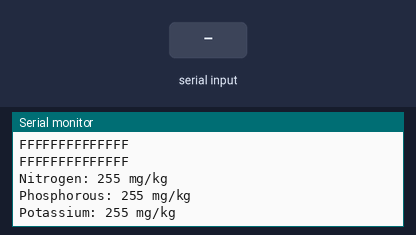
A sketch run on a simulated Arduino Uno, built with avr-gcc and run on an emulated ATmega328P. Parts: the last lines printed to the serial monitor. The inputs (shaded band) are chosen by the test bench. The local clock reads 2024-03-15 10:24:30 at power-on unless the sketch sets it; storage starts empty.

Above: at 1.2 s.
1.3 s: "1" received over the second serial link
At 3.06 s:
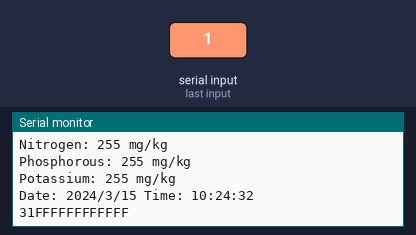
4.3 s: "0" received over the second serial link
At 5.2 s:
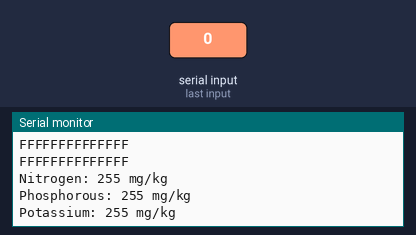
5.8 s: "2" received over the second serial link
At 6.15 s:
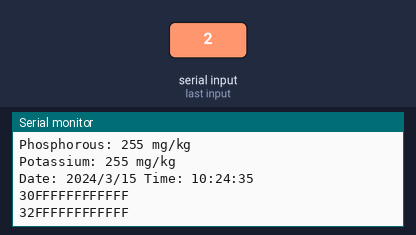
Timing chart, 0 to 8.8 s (numbered marks = the images above; inputs shaded):
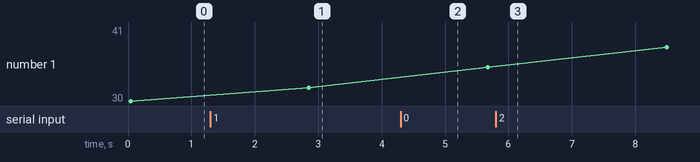

The sketch:

npk_azzah.ino
```cpp
#include <Wire.h>
#include <RTClib.h>
#include <SD.h>
#include <SoftwareSerial.h>

RTC_DS3231 rtc;
const int chipSelect = 10;
File dataFile;

#define RE 7
#define DE 6

const byte nitro[] = {0x01, 0x03, 0x00, 0x1e, 0x00, 0x01, 0xe4, 0x0c};
const byte phos[] = {0x01, 0x03, 0x00, 0x1f, 0x00, 0x01, 0xb5, 0xcc};
const byte pota[] = {0x01, 0x03, 0x00, 0x20, 0x00, 0x01, 0x85, 0xc0};
byte values[11];
SoftwareSerial mod(2, 3);

void setup() {
  Serial.begin(9600);
  mod.begin(9600);
  pinMode(RE, OUTPUT);
  pinMode(DE, OUTPUT);

  // Set the RTC to the desired date and time
  rtc.begin();
  //rtc.adjust(DateTime(__DATE__, __TIME__)); // Replace with the correct date and time

  // Initialize the SD card
  Serial.print("Initializing SD card...");
  if (!SD.begin(chipSelect)) {
    Serial.println("Initialization failed!");
    while (1);
  }
  Serial.println("Initialization done.");
}

void loop() {
  DateTime now = rtc.now();

  // Print date and time to Serial Monitor
  Serial.print("Date: ");
  Serial.print(now.year(), DEC);
  Serial.print('/');
  Serial.print(now.month(), DEC);
  Serial.print('/');
  Serial.print(now.day(), DEC);
  Serial.print(" Time: ");
  Serial.print(now.hour(), DEC);
  Serial.print(':');
  Serial.print(now.minute(), DEC);
  Serial.print(':');
  Serial.print(now.second(), DEC);
  Serial.println();

  byte val1, val2, val3;
  val1 = nitrogen();
  delay(250);
  val2 = phosphorous();
  delay(250);
  val3 = potassium();
  delay(250);

  Serial.print("Nitrogen: ");
  Serial.print(val1);
  Serial.println(" mg/kg");
  Serial.print("Phosphorous: ");
  Serial.print(val2);
  Serial.println(" mg/kg");
  Serial.print("Potassium: ");
  Serial.print(val3);
  Serial.println(" mg/kg");
  delay(2000);

  // Log data to SD card
  logDataToSDCard(now, val1, val2, val3);
}

byte nitrogen() {
  digitalWrite(DE, HIGH);
  digitalWrite(RE, HIGH);
  delay(10);
  if (mod.write(nitro, sizeof(nitro)) == 8) {
    digitalWrite(DE, LOW);
    digitalWrite(RE, LOW);
    for (byte i = 0; i < 7; i++) {
      values[i] = mod.read();
      Serial.print(values[i], HEX);
    }
    Serial.println();
  }
  return values[4];
}

byte phosphorous() {
  digitalWrite(DE, HIGH);
  digitalWrite(RE, HIGH);
  delay(10);
  if (mod.write(phos, sizeof(phos)) == 8) {
    digitalWrite(DE, LOW);
    digitalWrite(RE, LOW);
    for (byte i = 0; i < 7; i++) {
      values[i] = mod.read();
      Serial.print(values[i], HEX);
    }
    Serial.println();
  }
  return values[4];
}

byte potassium() {
  digitalWrite(DE, HIGH);
  digitalWrite(RE, HIGH);
  delay(10);
  if (mod.write(pota, sizeof(pota)) == 8) {
    digitalWrite(DE, LOW);
    digitalWrite(RE, LOW);
    for (byte i = 0; i < 7; i++) {
      values[i] = mod.read();
      Serial.print(values[i], HEX);
    }
    Serial.println();
  }
  return values[4];
}

void logDataToSDCard(DateTime now, byte val1, byte val2, byte val3) {
  dataFile = SD.open("DATALOG.txt", FILE_WRITE);
  if (dataFile) {
    dataFile.print(now.timestamp());
    dataFile.print(",");
    dataFile.print(now.hour(), DEC);
    dataFile.print(":");
    dataFile.print(now.minute(), DEC);
    dataFile.print(":");
    dataFile.print(now.second(), DEC);
    dataFile.print(",N:");
    dataFile.print(val1);
    dataFile.print(" mg/kg,P:");
    dataFile.print(val2);
    dataFile.print(" mg/kg,K:");
    dataFile.print(val3);
    dataFile.println(" mg/kg");
    dataFile.close();
  } else {
    Serial.println("Error opening file.");
  }
}
```

Measured:
- after the input at 1.3 s, the serial monitor: prints a new line after 1.6 s (image 1)
- after the input at 5.8 s, the serial monitor: prints a new line after 0.16 s (image 3)
